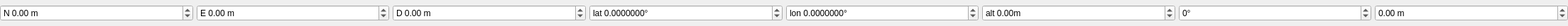
<?xml version="1.0" encoding="UTF-8"?>
<ui version="4.0">
 <class>QGCMissionNavLoiterUnlim</class>
 <widget class="QWidget" name="QGCMissionNavLoiterUnlim">
  <property name="geometry">
   <rect>
    <x>0</x>
    <y>0</y>
    <width>2208</width>
    <height>37</height>
   </rect>
  </property>
  <property name="sizePolicy">
   <sizepolicy hsizetype="Preferred" vsizetype="Preferred">
    <horstretch>0</horstretch>
    <verstretch>0</verstretch>
   </sizepolicy>
  </property>
  <property name="minimumSize">
   <size>
    <width>200</width>
    <height>0</height>
   </size>
  </property>
  <property name="windowTitle">
   <string>Form</string>
  </property>
  <property name="styleSheet">
   <string notr="true"/>
  </property>
  <layout class="QHBoxLayout" name="horizontalLayout">
   <property name="spacing">
    <number>5</number>
   </property>
   <property name="margin">
    <number>0</number>
   </property>
   <item>
    <widget class="QDoubleSpinBox" name="posNSpinBox">
     <property name="sizePolicy">
      <sizepolicy hsizetype="Expanding" vsizetype="Fixed">
       <horstretch>0</horstretch>
       <verstretch>0</verstretch>
      </sizepolicy>
     </property>
     <property name="focusPolicy">
      <enum>Qt::WheelFocus</enum>
     </property>
     <property name="toolTip">
      <string>Position X coordinate</string>
     </property>
     <property name="statusTip">
      <string>Position X corrdinate</string>
     </property>
     <property name="wrapping">
      <bool>false</bool>
     </property>
     <property name="frame">
      <bool>true</bool>
     </property>
     <property name="accelerated">
      <bool>true</bool>
     </property>
     <property name="keyboardTracking">
      <bool>false</bool>
     </property>
     <property name="prefix">
      <string>N </string>
     </property>
     <property name="suffix">
      <string> m</string>
     </property>
     <property name="minimum">
      <double>-10000.000000000000000</double>
     </property>
     <property name="maximum">
      <double>10000.000000000000000</double>
     </property>
     <property name="singleStep">
      <double>0.050000000000000</double>
     </property>
    </widget>
   </item>
   <item>
    <widget class="QDoubleSpinBox" name="posESpinBox">
     <property name="sizePolicy">
      <sizepolicy hsizetype="Expanding" vsizetype="Fixed">
       <horstretch>0</horstretch>
       <verstretch>0</verstretch>
      </sizepolicy>
     </property>
     <property name="focusPolicy">
      <enum>Qt::WheelFocus</enum>
     </property>
     <property name="toolTip">
      <string>Position Y/Longitude coordinate</string>
     </property>
     <property name="statusTip">
      <string>Position Y/Longitude coordinate</string>
     </property>
     <property name="keyboardTracking">
      <bool>false</bool>
     </property>
     <property name="prefix">
      <string>E </string>
     </property>
     <property name="suffix">
      <string> m</string>
     </property>
     <property name="minimum">
      <double>-10000.000000000000000</double>
     </property>
     <property name="maximum">
      <double>10000.000000000000000</double>
     </property>
     <property name="singleStep">
      <double>0.050000000000000</double>
     </property>
     <property name="value">
      <double>0.000000000000000</double>
     </property>
    </widget>
   </item>
   <item>
    <widget class="QDoubleSpinBox" name="posDSpinBox">
     <property name="sizePolicy">
      <sizepolicy hsizetype="Expanding" vsizetype="Fixed">
       <horstretch>0</horstretch>
       <verstretch>0</verstretch>
      </sizepolicy>
     </property>
     <property name="focusPolicy">
      <enum>Qt::WheelFocus</enum>
     </property>
     <property name="toolTip">
      <string>Position Z coordinate (local frame, negative)</string>
     </property>
     <property name="statusTip">
      <string/>
     </property>
     <property name="keyboardTracking">
      <bool>false</bool>
     </property>
     <property name="prefix">
      <string>D </string>
     </property>
     <property name="suffix">
      <string> m</string>
     </property>
     <property name="minimum">
      <double>-10000.000000000000000</double>
     </property>
     <property name="maximum">
      <double>10000.000000000000000</double>
     </property>
     <property name="singleStep">
      <double>0.050000000000000</double>
     </property>
    </widget>
   </item>
   <item>
    <widget class="QDoubleSpinBox" name="latSpinBox">
     <property name="sizePolicy">
      <sizepolicy hsizetype="Expanding" vsizetype="Fixed">
       <horstretch>0</horstretch>
       <verstretch>0</verstretch>
      </sizepolicy>
     </property>
     <property name="focusPolicy">
      <enum>Qt::WheelFocus</enum>
     </property>
     <property name="toolTip">
      <string>Latitude in degrees</string>
     </property>
     <property name="statusTip">
      <string>Latitude in degrees</string>
     </property>
     <property name="keyboardTracking">
      <bool>false</bool>
     </property>
     <property name="prefix">
      <string>lat </string>
     </property>
     <property name="suffix">
      <string>°</string>
     </property>
     <property name="decimals">
      <number>7</number>
     </property>
     <property name="minimum">
      <double>-90.000000000000000</double>
     </property>
     <property name="maximum">
      <double>90.000000000000000</double>
     </property>
     <property name="singleStep">
      <double>0.000010000000000</double>
     </property>
    </widget>
   </item>
   <item>
    <widget class="QDoubleSpinBox" name="lonSpinBox">
     <property name="sizePolicy">
      <sizepolicy hsizetype="Expanding" vsizetype="Fixed">
       <horstretch>0</horstretch>
       <verstretch>0</verstretch>
      </sizepolicy>
     </property>
     <property name="focusPolicy">
      <enum>Qt::WheelFocus</enum>
     </property>
     <property name="toolTip">
      <string>Longitude in degrees</string>
     </property>
     <property name="statusTip">
      <string>Longitude in degrees</string>
     </property>
     <property name="keyboardTracking">
      <bool>false</bool>
     </property>
     <property name="prefix">
      <string>lon </string>
     </property>
     <property name="suffix">
      <string>°</string>
     </property>
     <property name="decimals">
      <number>7</number>
     </property>
     <property name="minimum">
      <double>-180.000000000000000</double>
     </property>
     <property name="maximum">
      <double>180.000000000000000</double>
     </property>
     <property name="singleStep">
      <double>0.000010000000000</double>
     </property>
    </widget>
   </item>
   <item>
    <widget class="QDoubleSpinBox" name="altSpinBox">
     <property name="sizePolicy">
      <sizepolicy hsizetype="Expanding" vsizetype="Fixed">
       <horstretch>0</horstretch>
       <verstretch>0</verstretch>
      </sizepolicy>
     </property>
     <property name="toolTip">
      <string>Altitude in meters</string>
     </property>
     <property name="statusTip">
      <string>Altitude in meters</string>
     </property>
     <property name="keyboardTracking">
      <bool>false</bool>
     </property>
     <property name="prefix">
      <string>alt </string>
     </property>
     <property name="suffix">
      <string>m</string>
     </property>
     <property name="decimals">
      <number>2</number>
     </property>
     <property name="minimum">
      <double>-100000.000000000000000</double>
     </property>
     <property name="maximum">
      <double>100000.000000000000000</double>
     </property>
    </widget>
   </item>
   <item>
    <widget class="QDoubleSpinBox" name="yawSpinBox">
     <property name="sizePolicy">
      <sizepolicy hsizetype="Expanding" vsizetype="Fixed">
       <horstretch>0</horstretch>
       <verstretch>0</verstretch>
      </sizepolicy>
     </property>
     <property name="focusPolicy">
      <enum>Qt::StrongFocus</enum>
     </property>
     <property name="toolTip">
      <string>Rotary wing only: Desired yaw angle at waypoint</string>
     </property>
     <property name="statusTip">
      <string>Rotary wing only: Desired yaw angle at waypoint</string>
     </property>
     <property name="wrapping">
      <bool>true</bool>
     </property>
     <property name="keyboardTracking">
      <bool>false</bool>
     </property>
     <property name="prefix">
      <string/>
     </property>
     <property name="suffix">
      <string>°</string>
     </property>
     <property name="decimals">
      <number>0</number>
     </property>
     <property name="minimum">
      <double>-180.000000000000000</double>
     </property>
     <property name="maximum">
      <double>180.000000000000000</double>
     </property>
    </widget>
   </item>
   <item>
    <widget class="QDoubleSpinBox" name="radSpinBox">
     <property name="sizePolicy">
      <sizepolicy hsizetype="MinimumExpanding" vsizetype="Fixed">
       <horstretch>0</horstretch>
       <verstretch>0</verstretch>
      </sizepolicy>
     </property>
     <property name="toolTip">
      <string>Loiter Radius. If negative loiter counter-clockwise</string>
     </property>
     <property name="statusTip">
      <string>Loiter Radius. If negative loiter counter-clockwise</string>
     </property>
     <property name="keyboardTracking">
      <bool>false</bool>
     </property>
     <property name="suffix">
      <string> m</string>
     </property>
     <property name="minimum">
      <double>-1000000.000000000000000</double>
     </property>
     <property name="maximum">
      <double>1000000.000000000000000</double>
     </property>
     <property name="value">
      <double>0.000000000000000</double>
     </property>
    </widget>
   </item>
  </layout>
 </widget>
 <resources/>
 <connections/>
</ui>
